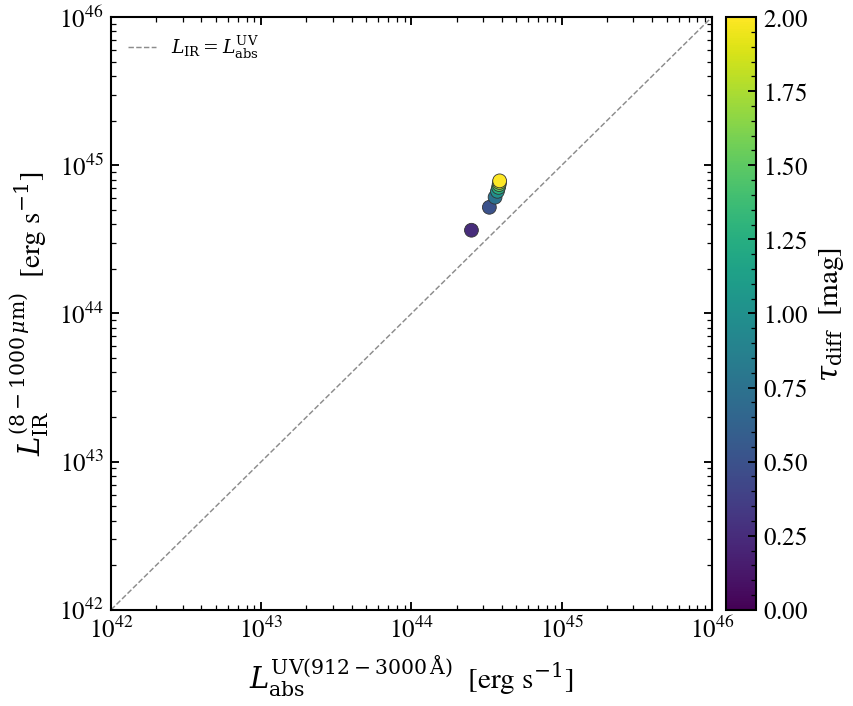

Write Python code to recreate this figure.
"""
UV-IR energy balance: absorbed = re-emitted
=============================================

The Charlot & Fall 2000 two-component dust model conserves energy:
every UV photon attenuated by the dust must come back out as IR
re-emission. We sweep ``τ_diff`` from 0 to 2 mag and on each step
plot two quantities — the **absorbed UV power** ``L_abs(λ<3000 Å)``
inferred from the difference of (no-dust) minus (with-dust) attenuated
SEDs, and the **integrated IR luminosity** ``L_IR(8–1000 μm)`` from
the IR re-emission template (Dale+2014 here).

The two should be equal up to a small offset from the energy in the
optical/NIR window that the model treats separately. Deviations from
the diagonal indicate either model approximations or numerical
integration error.
"""

import warnings

import jax
import jax.numpy as jnp
import matplotlib.pyplot as plt
import numpy as np

import tengri
from tengri.analysis.plotting import setup_style

setup_style()
warnings.filterwarnings("ignore", message=".*BakedInBackend.*")

C_AA_PER_S = 2.998e18

ssp = tengri.load_ssp()


def _build(tau_diff):
    return tengri.SEDModel.build(
        ssp,
        sfh={"type": "const", "*": tengri.FIXED, "log_sfr": 1.0,
             "start_gyr": 13.0, "end_gyr": 0.0},
        dust={"type": "two_component", "*": tengri.FIXED,
              "tau_diff": tau_diff, "tau_bc": 1.5 * tau_diff,
              "emission": {"type": "dale2014", "*": tengri.FIXED}},
        redshift=tengri.Fixed(0.05),
    )


# Pristine baseline (no dust) for the absorbed-UV reference.
ref_model = _build(0.0)
p_ref = dict(ref_model.spec.sample(jax.random.PRNGKey(0)))
out_ref = ref_model.predict_rest_sed(p_ref)
wave = np.asarray(out_ref.wavelength)
nu = C_AA_PER_S / wave
sed_ref = np.asarray(out_ref.sed)
uv_band = (wave > 912) & (wave < 3000)
ir_band = (wave > 8e4) & (wave < 1e7)


def _power_in_band(sed, band):
    nu_b = nu[band]
    order = np.argsort(nu_b)
    return float(np.trapezoid(sed[band][order], nu_b[order]))


L_uv_ref = _power_in_band(sed_ref, uv_band)

tau_grid = np.linspace(0.0, 2.0, 9)
L_abs, L_ir = np.empty_like(tau_grid), np.empty_like(tau_grid)

for i, tau in enumerate(tau_grid):
    model = _build(float(tau))
    p = dict(model.spec.sample(jax.random.PRNGKey(0)))
    out = model.predict_rest_sed(p)
    sed = np.asarray(out.sed)
    L_abs[i] = L_uv_ref - _power_in_band(sed, uv_band)
    L_ir[i]  = _power_in_band(sed, ir_band)

fig, ax = plt.subplots(figsize=(6.0, 5.0))
diag = np.array([1e42, 1e46])
ax.plot(diag, diag, color="0.55", lw=0.7, ls="--",
        label=r"$L_{\rm IR} = L_{\rm abs}^{\rm UV}$")
sc = ax.scatter(L_abs, L_ir, c=tau_grid, cmap="viridis",
                s=44, lw=0.4, edgecolor="0.2", zorder=4)
ax.set_xscale("log")
ax.set_yscale("log")
ax.set_xlim(1e42, 1e46)
ax.set_ylim(1e42, 1e46)
ax.set_xlabel(r"$L_{\rm abs}^{\rm UV(912-3000\,\AA)}$  [erg s$^{-1}$]")
ax.set_ylabel(r"$L_{\rm IR}^{(8-1000\,\mu\mathrm{m})}$  [erg s$^{-1}$]")
ax.legend(frameon=False, fontsize=9, loc="upper left")
cbar = fig.colorbar(sc, ax=ax, pad=0.02)
cbar.set_label(r"$\tau_{\rm diff}$  [mag]")

fig.tight_layout()
fig.savefig("plot_uv_ir_energy_balance.png", dpi=150, bbox_inches="tight")
